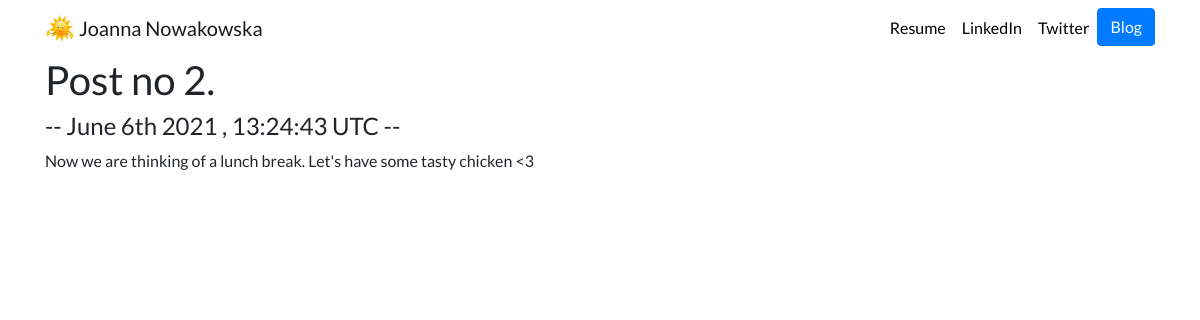
The app's page /blog/2/ with its own data.
### blog/models.py (models this page shows, shortened)
class Post(models.Model):
    title = models.CharField(max_length=150)
    created = models.DateTimeField(auto_now_add=True)
    updated = models.DateTimeField(auto_now=True)
    content = models.TextField()

### blog/views.py (the view)
# urls.py: path('<int:post_id>/', views.detail, name='detail'),
def detail(request, post_id):
    post = get_object_or_404(Post, pk=post_id)
    return render(request, 'blog/detail.html', {'post': post})

### blog/templates/blog/detail.html
{% extends 'portfolio/base_template.html' %}
{% block content %}
<h1>{{ post.title }}</h1>
<h4>-- {{ post.updated|date:'F jS Y , G:i:s e' }} --</h4>
<p>{{ post.content|safe }}</p>
{% endblock %}

### portfolio/static/portfolio/custom.css (style rules this page uses)
body { font-family: 'Lato', sans-serif; }

### records on screen
Post: title "Post no 2.", updated "June 6th 2021 , 13:24:43 UTC", content "Now we are thinking of a lunch break. Let's have some tasty chicken <3"
